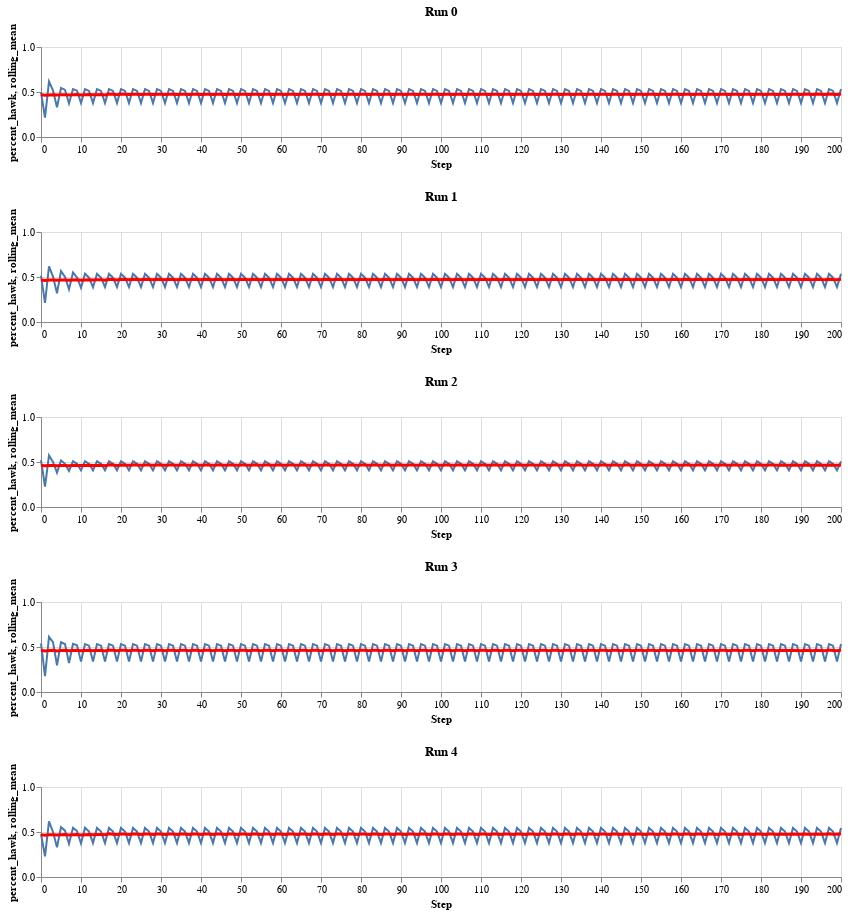

Notebook cell for this chart:
### Code cell
# do the same thing, but display beginning instead of end and add the rolling mean

rollmean_charts = []

for i in range(total_runs):
    run_i = run_df[run_df.RunId == i]
    run_chart = alt.Chart(run_i).mark_line().encode(
        x='Step',
        y=alt.Y('percent_hawk', scale=alt.Scale(domain=[0, 1.0]))
        # color='agent_risk_level:N',
    ).properties(
        title=f'Run {i}',
        width=800,
        height=90
    )
    # graph the rolling mean
    rollmean_line = alt.Chart(run_i).mark_line(
        color='red',
        size=3
    ).transform_window(
        rolling_mean='mean(percent_hawk)',
        frame=[-15, 15]
    ).encode(
        x='Step',
        y='rolling_mean:Q'
    # ).properties(
        # width=800,
        # height=300
    )
    
    rollmean_charts.append(run_chart + rollmean_line)

rollmean_combined_chart = None
for c in rollmean_charts:
    if rollmean_combined_chart is None:
        rollmean_combined_chart = c
    else:
        rollmean_combined_chart = alt.vconcat(rollmean_combined_chart, c)

rollmean_combined_chart

### Figure 1 — Vega-Lite specification as saved in the notebook (floating-point values rounded to 4 significant figures; data arrays with more than 128 entries replaced by an {"elided": "..."} marker saying what was removed)
{"config": {"view": {"continuousWidth": 300, "continuousHeight": 300}}, "vconcat": [{"vconcat": [{"vconcat": [{"vconcat": [{"layer": [{"mark": {"type": "line"}, "encoding": {"x": {"field": "Step", "type": "quantitative"}, "y": {"field": "percent_hawk", "scale": {"domain": [0, 1.0]}, "type": "quantitative"}}, "title": "Run 0"}, {"mark": {"type": "line", "color": "red", "size": 3}, "encoding": {"x": {"field": "Step", "type": "quantitative"}, "y": {"field": "rolling_mean", "type": "quantitative"}}, "transform": [{"window": [{"op": "mean", "field": "percent_hawk", "as": "rolling_mean"}], "frame": [-15, 15]}]}], "data": {"name": "data-49df850f13b6ea736d11a4e5fdfa6307"}, "height": 90, "width": 800}, {"layer": [{"mark": {"type": "line"}, "encoding": {"x": {"field": "Step", "type": "quantitative"}, "y": {"field": "percent_hawk", "scale": {"domain": [0, 1.0]}, "type": "quantitative"}}, "title": "Run 1"}, {"mark": {"type": "line", "color": "red", "size": 3}, "encoding": {"x": {"field": "Step", "type": "quantitative"}, "y": {"field": "rolling_mean", "type": "quantitative"}}, "transform": [{"window": [{"op": "mean", "field": "percent_hawk", "as": "rolling_mean"}], "frame": [-15, 15]}]}], "data": {"name": "data-53b57ead4d3d3998656749a8bca8ae0b"}, "height": 90, "width": 800}]}, {"layer": [{"mark": {"type": "line"}, "encoding": {"x": {"field": "Step", "type": "quantitative"}, "y": {"field": "percent_hawk", "scale": {"domain": [0, 1.0]}, "type": "quantitative"}}, "title": "Run 2"}, {"mark": {"type": "line", "color": "red", "size": 3}, "encoding": {"x": {"field": "Step", "type": "quantitative"}, "y": {"field": "rolling_mean", "type": "quantitative"}}, "transform": [{"window": [{"op": "mean", "field": "percent_hawk", "as": "rolling_mean"}], "frame": [-15, 15]}]}], "data": {"name": "data-2601a4ce9bd9cd5e88eac6eedc4e9b96"}, "height": 90, "width": 800}]}, {"layer": [{"mark": {"type": "line"}, "encoding": {"x": {"field": "Step", "type": "quantitative"}, "y": {"field": "percent_hawk", "scale": {"domain": [0, 1.0]}, "type": "quantitative"}}, "title": "Run 3"}, {"mark": {"type": "line", "color": "red", "size": 3}, "encoding": {"x": {"field": "Step", "type": "quantitative"}, "y": {"field": "rolling_mean", "type": "quantitative"}}, "transform": [{"window": [{"op": "mean", "field": "percent_hawk", "as": "rolling_mean"}], "frame": [-15, 15]}]}], "data": {"name": "data-934a125128701a99964e23a8a1ee395e"}, "height": 90, "width": 800}]}, {"layer": [{"mark": {"type": "line"}, "encoding": {"x": {"field": "Step", "type": "quantitative"}, "y": {"field": "percent_hawk", "scale": {"domain": [0, 1.0]}, "type": "quantitative"}}, "title": "Run 4"}, {"mark": {"type": "line", "color": "red", "size": 3}, "encoding": {"x": {"field": "Step", "type": "quantitative"}, "y": {"field": "rolling_mean", "type": "quantitative"}}, "transform": [{"window": [{"op": "mean", "field": "percent_hawk", "as": "rolling_mean"}], "frame": [-15, 15]}]}], "data": {"name": "data-113169e2abd4fbc5495a3e27955a7571"}, "height": 90, "width": 800}], "$schema": "https://vega.github.io/schema/vega-lite/v5.14.1.json", "datasets": {"data-49df850f13b6ea736d11a4e5fdfa6307": {"elided": "201 records"}, "data-53b57ead4d3d3998656749a8bca8ae0b": {"elided": "201 records"}, "data-2601a4ce9bd9cd5e88eac6eedc4e9b96": {"elided": "201 records"}, "data-934a125128701a99964e23a8a1ee395e": {"elided": "201 records"}, "data-113169e2abd4fbc5495a3e27955a7571": {"elided": "201 records"}}}
